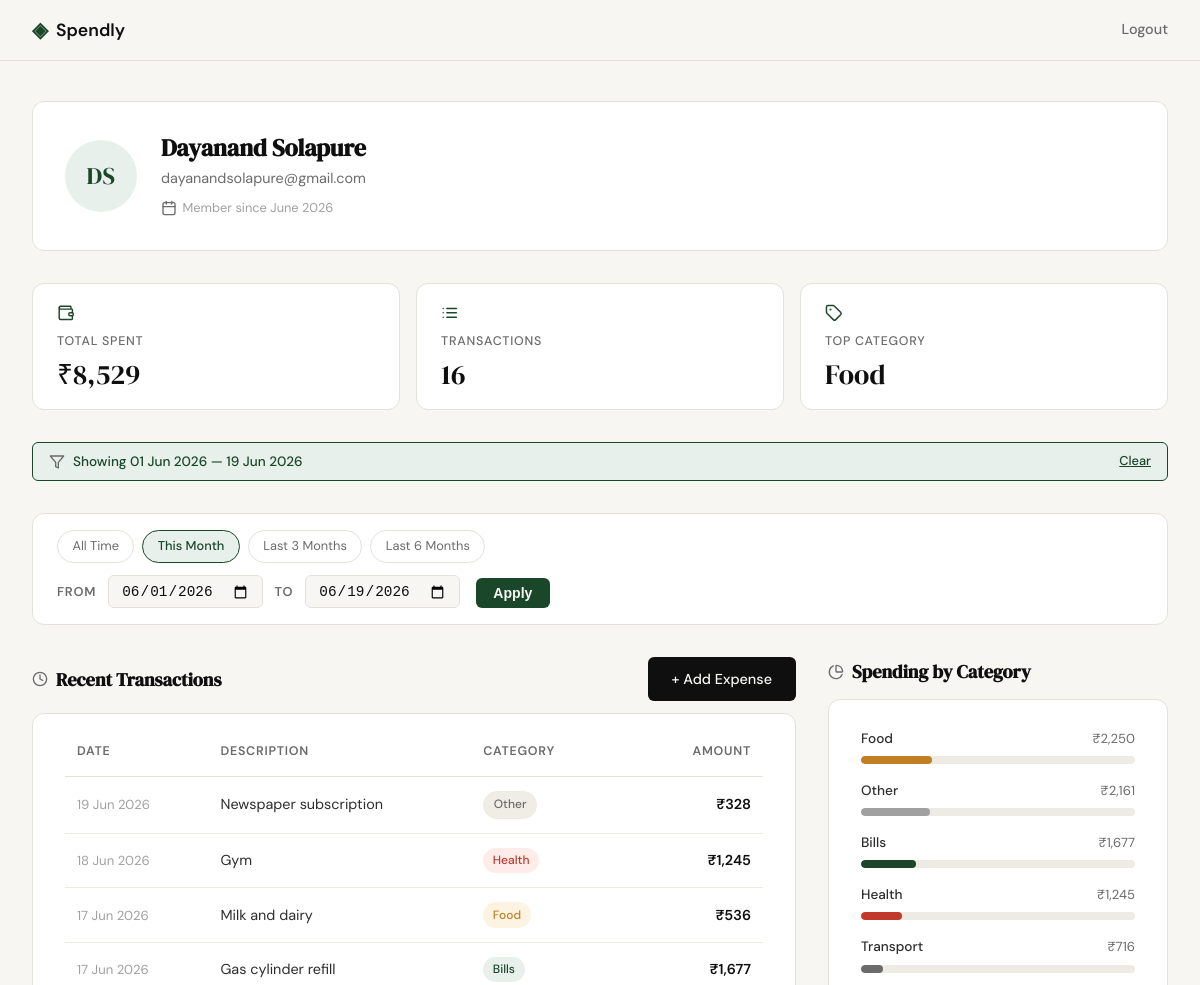
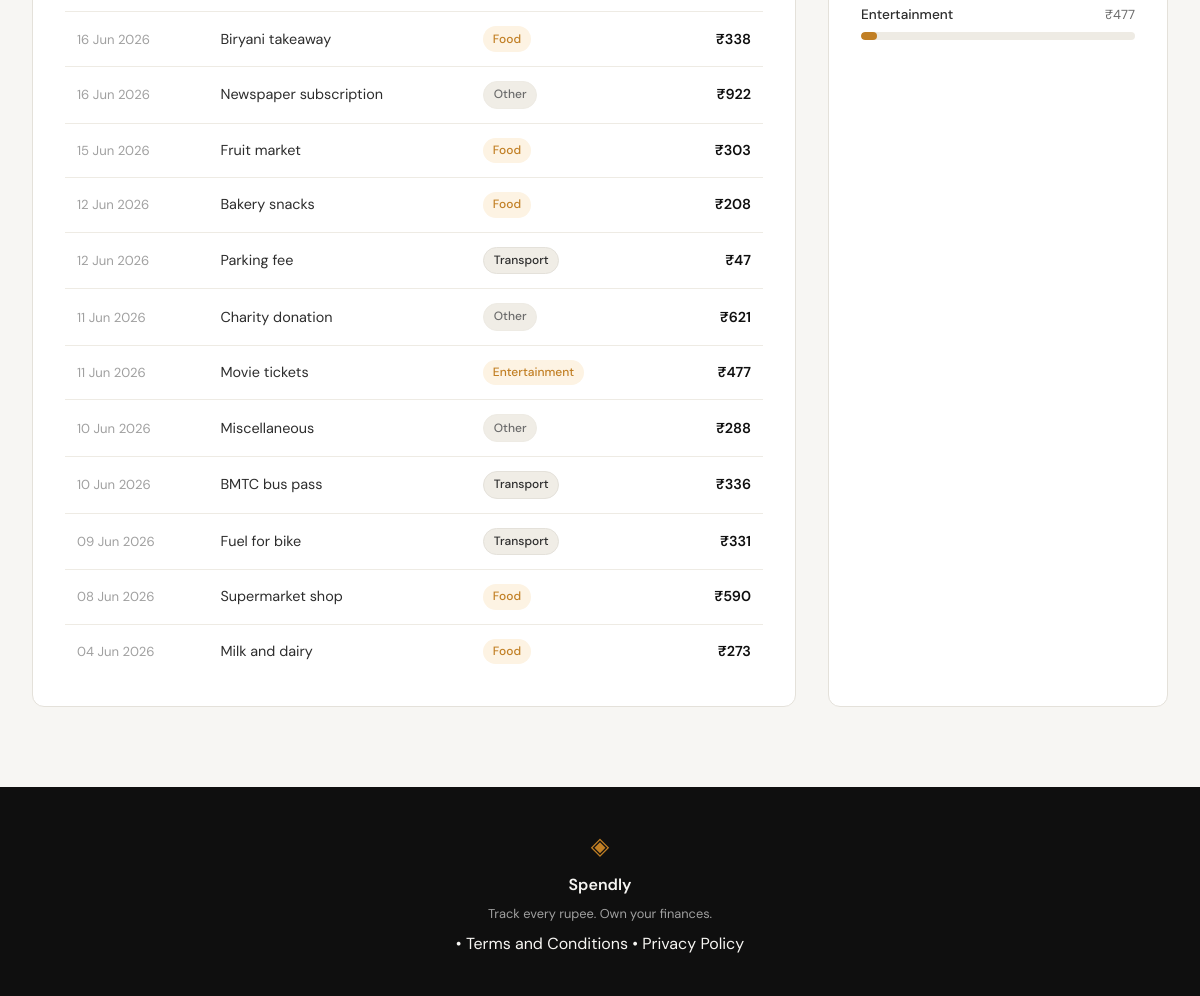
Page /profile?from_date=2026-06-01&to_date=2026-06-19 (signed in) on the committed database (2 pictures, top to bottom).
### tables this page shows
CREATE TABLE users (
            id            INTEGER PRIMARY KEY AUTOINCREMENT,
            name          TEXT    NOT NULL,
            email         TEXT    UNIQUE NOT NULL,
            password_hash TEXT    NOT NULL,
            created_at    TEXT    DEFAULT (datetime('now'))
        );

CREATE TABLE expenses (
            id          INTEGER PRIMARY KEY AUTOINCREMENT,
            user_id     INTEGER NOT NULL,
            amount      REAL    NOT NULL,
            category    TEXT    NOT NULL,
            date        TEXT    NOT NULL,
            description TEXT,
            created_at  TEXT    DEFAULT (datetime('now')),
            FOREIGN KEY (user_id) REFERENCES users (id)
        );

### app.py (the view)
@app.route("/profile")
def profile():
    if not session.get("user_id"):
        return redirect(url_for("login"))
    db_user = get_user_by_id(session["user_id"])
    if db_user is None:
        session.clear()
        return redirect(url_for("login"))
    user = {
        "name": db_user["name"],
        "email": db_user["email"],
        "member_since": _fmt_member_since(db_user["created_at"]),
    }
    filter_from = request.args.get("from_date", "").strip()
    filter_to = request.args.get("to_date", "").strip()
    filter_error = None
    filter_hint = None
    active_filter = False
    if filter_from and not _DATE_RE.match(filter_from):
        filter_error = "Invalid start date. Use YYYY-MM-DD format."
        filter_from = filter_to = ""
    elif filter_to and not _DATE_RE.match(filter_to):
        filter_error = "Invalid end date. Use YYYY-MM-DD format."
        filter_from = filter_to = ""
    elif bool(filter_from) != bool(filter_to):
        filter_hint = "Please provide both a start and an end date."
        filter_from = filter_to = ""
    elif filter_from and filter_to:
        if filter_from > filter_to:
            filter_error = "Start date must be on or before the end date."
            filter_from = filter_to = ""
        else:
            active_filter = True
    user_id = session["user_id"]
    from_arg = filter_from if active_filter else None
    to_arg = filter_to if active_filter else None
    expenses = get_user_expenses(user_id, from_arg, to_arg)
    stats = get_user_stats(user_id, from_arg, to_arg)
    categories = get_user_categories(user_id, from_arg, to_arg)
    filter_from_display = _fmt_date(filter_from) if active_filter else ""
    filter_to_display = _fmt_date(filter_to) if active_filter else ""
    _today = date.today()
    quick_filters = {
        "This Month":    (_today.replace(day=1).isoformat(), _today.isoformat()),
        "Last 3 Months": ((_today - timedelta(days=90)).isoformat(), _today.isoformat()),
        "Last 6 Months": ((_today - timedelta(days=180)).isoformat(), _today.isoformat()),
    }
    return render_template(
        "profile.html",
        user=user, stats=stats, expenses=expenses, categories=categories,
        filter_from=filter_from, filter_to=filter_to,
        filter_from_display=filter_from_display, filter_to_display=filter_to_display,
        active_filter=active_filter,
        filter_error=filter_error, filter_hint=filter_hint,
        quick_filters=quick_filters,
    )

### app.py (called while the page is built)
@app.after_request
def set_security_headers(response):
    response.headers["X-Content-Type-Options"] = "nosniff"
    response.headers["X-Frame-Options"] = "DENY"
    response.headers["Referrer-Policy"] = "strict-origin-when-cross-origin"
    return response

### database/db.py (called while the page is built)
def get_db():
    conn = sqlite3.connect(DB_PATH)
    conn.row_factory = sqlite3.Row
    conn.execute("PRAGMA foreign_keys = ON")
    return conn

def get_user_by_id(user_id):
    conn = get_db()
    cursor = conn.cursor()
    cursor.execute("SELECT * FROM users WHERE id = ?", (user_id,))
    user = cursor.fetchone()
    conn.close()
    return user

def _fmt_amount(amount_float):
    return f"₹{int(amount_float):,}"

def _fmt_date(date_str):
    dt = datetime.strptime(date_str, "%Y-%m-%d")
    return dt.strftime("%#d %b %Y")

def _fmt_member_since(created_at_str):
    dt = datetime.strptime(created_at_str, "%Y-%m-%d %H:%M:%S")
    return dt.strftime("%B %Y")

def _date_filter(from_date, to_date):
    if from_date and to_date:
        return " AND date BETWEEN ? AND ?", [from_date, to_date]
    return "", []

def get_user_expenses(user_id, from_date=None, to_date=None):
    conn = get_db()
    cursor = conn.cursor()
    date_clause, date_params = _date_filter(from_date, to_date)
    sql = ("SELECT date, description, category, amount FROM expenses "
           "WHERE user_id = ?" + date_clause)
    params = [user_id] + date_params
    sql += " ORDER BY date DESC" if date_clause else " ORDER BY date DESC LIMIT 10"
    cursor.execute(sql, params)
    rows = cursor.fetchall()
    conn.close()
    return [
        {
            "date": _fmt_date(row["date"]),
            "description": row["description"],
            "category": row["category"],
            "amount": _fmt_amount(row["amount"]),
        }
        for row in rows
    ]

### templates/profile.html (shortened to what this page needs)
{% extends "base.html" %}
{% block head %}
<link rel="stylesheet" href="{{ url_for('static', filename='css/profile.css') }}">
{% endblock %}
{% block content %}
<div class="profile-page">
  <div class="profile-inner">
    <section class="profile-hero">
      <div class="profile-avatar">
        <span class="profile-avatar__initials">
          {{ user.name.split()[0][0] }}{{ user.name.split()[-1][0] }}
        </span>
      </div>
      <div class="profile-identity">
        <h1 class="profile-identity__name">{{ user.name }}</h1>
        <p class="profile-identity__email">{{ user.email }}</p>
        <p class="profile-identity__since">
          <i data-lucide="calendar" class="profile-icon"></i>
          Member since {{ user.member_since }}
        </p>
      </div>
    </section>
    <section class="profile-stats">
      <div class="profile-stat-card">
        <i data-lucide="wallet" class="profile-stat-card__icon"></i>
        <span class="profile-stat-card__label">Total Spent</span>
        <span class="profile-stat-card__value">{{ stats.total_spent }}</span>
      </div>
      <div class="profile-stat-card">
        <i data-lucide="list" class="profile-stat-card__icon"></i>
        <span class="profile-stat-card__label">Transactions</span>
        <span class="profile-stat-card__value">{{ stats.transaction_count }}</span>
      </div>
      <div class="profile-stat-card">
        <i data-lucide="tag" class="profile-stat-card__icon"></i>
        <span class="profile-stat-card__label">Top Category</span>
        <span class="profile-stat-card__value">{{ stats.top_category }}</span>
      </div>
    </section>
    {% if active_filter %}
    <div class="filter-active-badge">
      <i data-lucide="filter" class="profile-icon"></i>
      Showing {{ filter_from_display }} — {{ filter_to_display }}
      <a href="{{ url_for('profile') }}" class="filter-active-badge__clear">Clear</a>
    </div>
    {% endif %}
    <form class="filter-form" method="GET" action="{{ url_for('profile') }}">
      <div class="quick-filter">
        <a href="{{ url_for('profile') }}"
           class="quick-filter__btn {% if not active_filter %}quick-filter__btn--active{% endif %}">
          All Time
        </a>
        {% for label, (from_d, to_d) in quick_filters.items() %}
        <a href="{{ url_for('profile', from_date=from_d, to_date=to_d) }}"
           class="quick-filter__btn {% if filter_from == from_d and filter_to == to_d %}quick-filter__btn--active{% endif %}">
          {{ label }}
        </a>
        {% endfor %}
      </div>
      <div class="filter-form__row">
        <div class="filter-form__fields">
          <label class="filter-form__label" for="from_date">From</label>
          <input class="filter-form__input" type="date" id="from_date"
                 name="from_date" value="{{ filter_from }}">
          <label class="filter-form__label" for="to_date">To</label>
          <input class="filter-form__input" type="date" id="to_date"
                 name="to_date" value="{{ filter_to }}">
        </div>
        <div class="filter-form__actions">
          <button class="filter-form__btn" type="submit">Apply</button>
        </div>
      </div>
    </form>
    <div class="profile-bottom-grid">
      <section class="profile-section">
        <div class="profile-section__header">
          <h2 class="profile-section__heading">
            <i data-lucide="clock" class="profile-icon"></i>
            Recent Transactions
          </h2>
          <a href="{{ url_for('add_expense_view') }}" class="btn-primary">+ Add Expense</a>
        </div>
        <div class="profile-card">
          <table class="txn-table">
            <thead class="txn-table__head">
              <tr>
                <th class="txn-table__th">Date</th>
                <th class="txn-table__th">Description</th>
                <th class="txn-table__th">Category</th>
                <th class="txn-table__th txn-table__th--right">Amount</th>
              </tr>
            </thead>
            <tbody>
              {% for expense in expenses %}
              <tr class="txn-table__row">
                <td class="txn-table__td txn-table__td--date">{{ expense.date }}</td>
                <td class="txn-table__td">{{ expense.description }}</td>
                <td class="txn-table__td">
                  <span class="cat-badge cat-badge--{{ expense.category | lower | replace(' ', '-') }}">
                    {{ expense.category }}
                  </span>
                </td>
                <td class="txn-table__td txn-table__td--amount">{{ expense.amount }}</td>
              </tr>
              {% endfor %}
            </tbody>
          </table>
        </div>
      </section>
      <section class="profile-section">
        <h2 class="profile-section__heading">
          <i data-lucide="pie-chart" class="profile-icon"></i>
          Spending by Category
        </h2>
        <div class="profile-card profile-card--full-height">
          <div class="cat-breakdown">
            {% for cat in categories %}
            <div class="cat-breakdown__row">
              <div class="cat-breakdown__meta">
                <span class="cat-breakdown__name">{{ cat.name }}</span>
                <span class="cat-breakdown__total">{{ cat.total }}</span>
              </div>
              <div class="cat-breakdown__track">
                <div
                  class="cat-breakdown__fill cat-breakdown__fill--{{ cat.name | lower | replace(' ', '-') }}"
                  style="--bar-pct: {{ cat.pct }}%">
                </div>
              </div>
            </div>
            {% endfor %}
          </div>
        </div>
      </section>
    </div>
  </div>
</div>
{% endblock %}

### static/css/style.css (style rules this page uses)
:root { --ink: #0f0f0f; --ink-soft: #2d2d2d; --ink-muted: #6b6b6b; --ink-faint: #a0a0a0; --paper: #f7f6f3; --paper-warm: #f0ede6; --paper-card: #ffffff; --accent: #1a472a; --accent-light: #e8f0eb; --accent-2: #c17f24; --accent-2-light: #fdf3e3; --danger: #c0392b; --danger-light: #fdecea; --border: #e4e1da; --border-soft: #eeebe4; --font-display: 'DM Serif Display', Georgia, serif; --font-body: 'DM Sans', system-ui, sans-serif; --max-width: 1200px; --auth-width: 440px; --radius-sm: 6px; --radius-md: 12px; --radius-lg: 20px; }
*, *::before, *::after { box-sizing: border-box; margin: 0; padding: 0; }
html { font-size: 16px; scroll-behavior: smooth; }
body { background: var(--paper); color: var(--ink); font-family: var(--font-body); font-size: 1rem; line-height: 1.6; -webkit-font-smoothing: antialiased; }
a { color: inherit; text-decoration: none; }
.btn-primary { display: inline-block; background: var(--ink); color: var(--paper); padding: 0.65rem 1.5rem; border-radius: var(--radius-sm); font-family: var(--font-body); font-size: 0.9rem; font-weight: 500; cursor: pointer; border: none; transition: background 0.2s; text-decoration: none; }

### rows in the picture
users: name "D", name "S", name "Dayanand Solapure", email "dayanandsolapure@gmail.com"
expenses: date "19 Jun 2026", description "Newspaper subscription", category "Other", amount "₹328"
expenses: date "18 Jun 2026", description "Gym", category "Health", amount "₹1,245"
expenses: date "17 Jun 2026", description "Milk and dairy", category "Food", amount "₹536"
expenses: date "17 Jun 2026", description "Gas cylinder refill", category "Bills", amount "₹1,677"
expenses: date "16 Jun 2026", description "Biryani takeaway", category "Food", amount "₹338"
expenses: date "16 Jun 2026", description "Newspaper subscription", category "Other", amount "₹922"
expenses: date "15 Jun 2026", description "Fruit market", category "Food", amount "₹303"
expenses: date "12 Jun 2026", description "Bakery snacks", category "Food", amount "₹208"
expenses: date "12 Jun 2026", description "Parking fee", category "Transport", amount "₹47"
expenses: date "11 Jun 2026", description "Charity donation", category "Other", amount "₹621"
expenses: date "11 Jun 2026", description "Movie tickets", category "Entertainment", amount "₹477"
expenses: date "10 Jun 2026", description "Miscellaneous", category "Other", amount "₹288"
expenses: date "10 Jun 2026", description "BMTC bus pass", category "Transport", amount "₹336"
expenses: date "09 Jun 2026", description "Fuel for bike", category "Transport", amount "₹331"
expenses: date "08 Jun 2026", description "Supermarket shop", category "Food", amount "₹590"
expenses: date "04 Jun 2026", description "Milk and dairy", category "Food", amount "₹273"

### other values in the picture
{{ user.member_since }} "June 2026"
{{ stats.total_spent }} "₹8,529"
{{ stats.transaction_count }} "16"
{{ stats.top_category }} "Food"
{{ filter_from_display }} "01 Jun 2026"
{{ filter_to_display }} "19 Jun 2026"
{{ label }} "This Month" "Last 3 Months" "Last 6 Months"
{{ cat.name }} "Food" "Other" "Bills" "Health" "Transport" "Entertainment"
{{ cat.total }} "₹2,250" "₹2,161" "₹1,677" "₹1,245" "₹716" "₹477"
